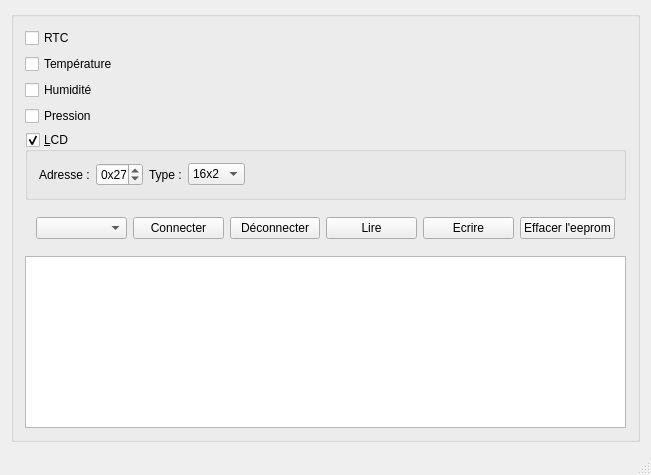
<?xml version="1.0" encoding="UTF-8"?>
<ui version="4.0">
 <class>MainWindow</class>
 <widget class="QMainWindow" name="MainWindow">
  <property name="geometry">
   <rect>
    <x>0</x>
    <y>0</y>
    <width>651</width>
    <height>475</height>
   </rect>
  </property>
  <property name="windowTitle">
   <string>MainWindow</string>
  </property>
  <property name="dockNestingEnabled">
   <bool>false</bool>
  </property>
  <widget class="QWidget" name="centralWidget">
   <layout class="QVBoxLayout" name="verticalLayout">
    <item>
     <widget class="QGroupBox" name="groupBox">
      <property name="title">
       <string/>
      </property>
      <layout class="QVBoxLayout" name="verticalLayout_2">
       <item>
        <widget class="QCheckBox" name="rtc">
         <property name="text">
          <string>RTC</string>
         </property>
        </widget>
       </item>
       <item>
        <widget class="QCheckBox" name="temperature">
         <property name="text">
          <string>Température</string>
         </property>
        </widget>
       </item>
       <item>
        <widget class="QCheckBox" name="humidite">
         <property name="text">
          <string>Humidité</string>
         </property>
        </widget>
       </item>
       <item>
        <widget class="QCheckBox" name="pression">
         <property name="text">
          <string>Pression</string>
         </property>
        </widget>
       </item>
       <item>
        <widget class="QGroupBox" name="LCD">
         <property name="title">
          <string>&amp;LCD</string>
         </property>
         <property name="checkable">
          <bool>true</bool>
         </property>
         <layout class="QHBoxLayout" name="horizontalLayout">
          <item>
           <widget class="QLabel" name="label">
            <property name="text">
             <string>Adresse :</string>
            </property>
           </widget>
          </item>
          <item>
           <widget class="QSpinBox" name="adresseLcd">
            <property name="prefix">
             <string>0x</string>
            </property>
            <property name="maximum">
             <number>255</number>
            </property>
            <property name="value">
             <number>39</number>
            </property>
            <property name="displayIntegerBase">
             <number>16</number>
            </property>
           </widget>
          </item>
          <item>
           <widget class="QLabel" name="label_2">
            <property name="text">
             <string>Type :</string>
            </property>
           </widget>
          </item>
          <item>
           <widget class="QComboBox" name="typeLcd">
            <item>
             <property name="text">
              <string>16x2</string>
             </property>
            </item>
            <item>
             <property name="text">
              <string>20x4</string>
             </property>
            </item>
           </widget>
          </item>
          <item>
           <spacer name="horizontalSpacer">
            <property name="orientation">
             <enum>Qt::Horizontal</enum>
            </property>
            <property name="sizeHint" stdset="0">
             <size>
              <width>40</width>
              <height>20</height>
             </size>
            </property>
           </spacer>
          </item>
         </layout>
        </widget>
       </item>
       <item>
        <widget class="QWidget" name="widget" native="true">
         <layout class="QHBoxLayout" name="horizontalLayout_2">
          <item>
           <widget class="QComboBox" name="portsPresents"/>
          </item>
          <item>
           <widget class="QPushButton" name="connecter">
            <property name="text">
             <string>Connecter</string>
            </property>
           </widget>
          </item>
          <item>
           <widget class="QPushButton" name="deconnecter">
            <property name="text">
             <string>Déconnecter</string>
            </property>
           </widget>
          </item>
          <item>
           <widget class="QPushButton" name="pushButton_2">
            <property name="text">
             <string>Lire</string>
            </property>
           </widget>
          </item>
          <item>
           <widget class="QPushButton" name="pushButton_3">
            <property name="text">
             <string>Ecrire</string>
            </property>
           </widget>
          </item>
          <item>
           <widget class="QPushButton" name="pushButton_4">
            <property name="text">
             <string>Effacer l'eeprom</string>
            </property>
           </widget>
          </item>
         </layout>
        </widget>
       </item>
       <item>
        <widget class="QTextBrowser" name="display">
         <property name="font">
          <font>
           <family>Courier 10 Pitch</family>
           <weight>75</weight>
           <bold>true</bold>
          </font>
         </property>
        </widget>
       </item>
      </layout>
     </widget>
    </item>
   </layout>
  </widget>
  <widget class="QStatusBar" name="statusBar"/>
 </widget>
 <layoutdefault spacing="6" margin="11"/>
 <resources/>
 <connections/>
</ui>
